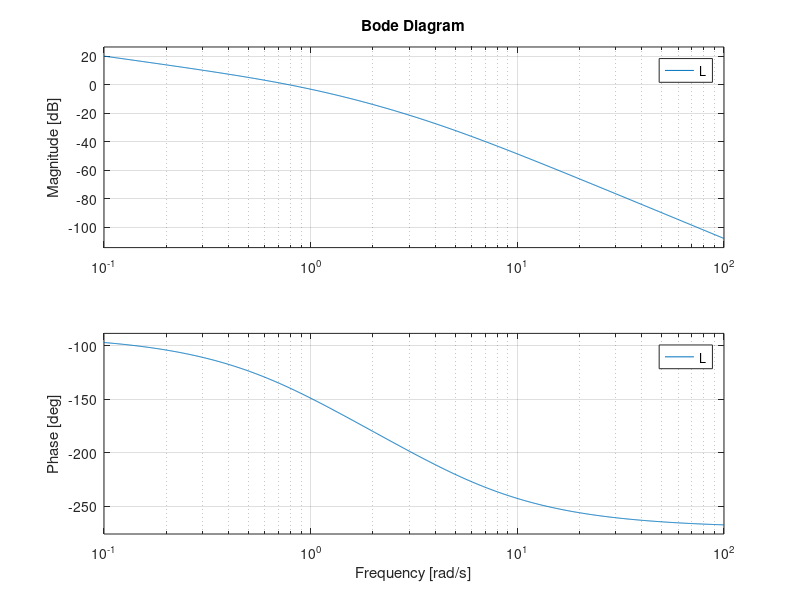

Recreate this plot in MATLAB. (Note: this script raises an error after producing the figure.)
%% ECE-311, HW-6, Problem 2, 05/17/15, Casimir Sowinski
% Problem 2: Consider a unity feedback system with loop gain transfer 
%            function:
% 
% <<EQN_P2.PNG>>
% 
% * (a) Sketch the Bode for K = 4
% * (b) Determine the gain margin
% * (c) Determine the value of K required to provide a gain margin equal to 
%       12dB
% * (d) Determine the value of K to yield a steady state error of 25% of 
%       the magnitude A for the ramp input r = A t, t>0.
% * (e) Can the gain from (d) be utilized to yield stable closed-loop 
%       system?
% * (f) Plot the step responses of the closed-loop system for the gains 
%       from (a), (c), and (d). Comment on the time histories.

clc
clear   

%% (a) Bode Plot for K = 4

% Init  vars
N       = 1000;                             % Number of points in vector
s       = tf('s');                          % Symbol for tf
K       = 4;                                % Gain
L       = K/(s*(s+1)*(s+4));                % L(s)

% Plot bode
figure(1)
bode(L);

% Plot bode w/ asymptotes
figure(2)
asymp(L,.01,100);

%% (b) Gain Margin

% Init vars
[Gm4,Pm4,Wg4,Wp4]   = margin(L);            % Get mergins in linear space
Gm4dB               = 20*log10(Gm4);        % Convert to dB

% Plot bode with margins
figure(3)
margin(L)

% Print values
fprintf('\nGain margin:\t%4.2f, or %4.2fdB\n',Gm4,Gm4dB);
fprintf('Phase margin:\t%4.2f degrees\n',Pm4);

%% (c) Find K such that gain margin is 12dB

% Init vars
KVec    = linspace(0,5,N);                  % Vector of K values
LVec    = KVec*L;                           % Vector of transfer functions
GmVec   = zeros(1,N);                       % Preallocate vector for gain margins

tic

% Find where gain margin = 12dB
% Find all margins for the range of K values
for idx = 1:N    
    [GmVec(idx),Pm,Wg,Wp] = margin(LVec(idx));    
end

% Convert GmVec to dB
GmVecdB         = 20*log10(GmVec);

% Find the value and index of entry that is closest to 12
GmVecdBOffset   = GmVecdB-12;
[minGm,minIdx]  = min(abs(GmVecdBOffset));
K_found         = KVec(minIdx);

% Print results
fprintf('\nK = %4.2f for Gain margin of 12dB\n\n',K_found);

toc

% Plot bode/margins with found K value
[Gm12,Pm12,Wg12,Wp12] = margin(LVec(minIdx));
Gm12dB          = 20*log10(Gm12);           % Convert to dB
figure(4)
margin(LVec(minIdx));
title1 = 'K = ';
title2 = num2str(K_found);
title3 = ', Gain margin = ';
title4 = num2str(Gm12dB);
title5 = 'dB, Phase margin = ';
title6 = num2str(Pm12);
title7 = ' degrees';
titleCat = horzcat(title1,title2,title3,title4,title5,title6,title7);
title(titleCat);

%% (f) Plot the step responses of the closed-loop system for found gains 
%      Plot the step responses of the closed-loop system for the gains 
%      from (a), (c), and (d). Comment on the time histories.

K_1     = 4;
K_2     = K_found;
K_3     = 16;
L_1     = K_1/(s*(s+1)*(s+4));        % From part (a)
L_2     = K_2/(s*(s+1)*(s+4));        % From part (c)
L_3     = K_3/(s*(s+1)*(s+4));        % From part (d)

CLTF_1  = L_1/(1+L_1);
CLTF_2  = L_2/(1+L_2);
CLTF_3  = L_3/(1+L_3);

figure(5)
step(CLTF_1,'r');
hold on
step(CLTF_2,'b');
hold on
step(CLTF_3,'g');
hold off
legend('k = 4','k = 1.26','k = 16')
title('Step response for different K''s');

%%%Comments:
% The middle value, K=1.26, appears to make a critically damped system. The
% value K=16 makes a very oscillatory system. The K=4 system is somewhere
% in between.
